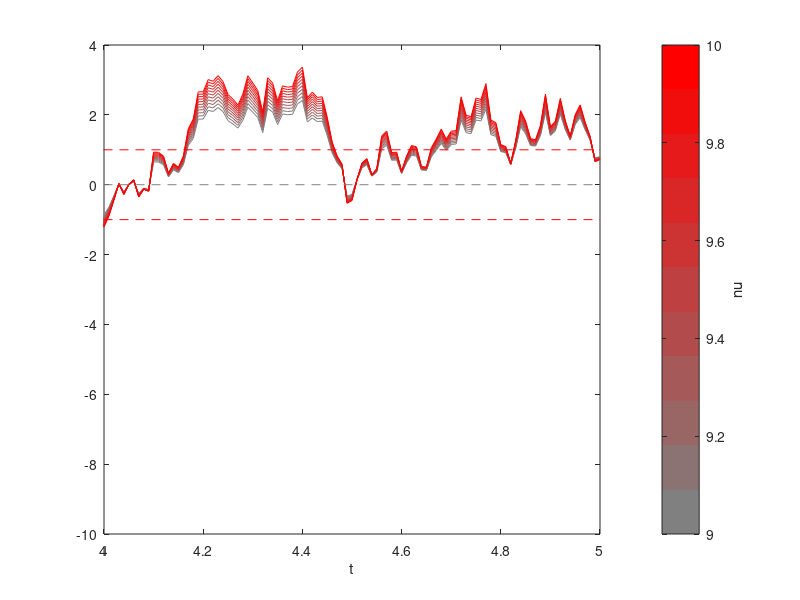

Recreate this plot in MATLAB.
nus = 10:1:20;
T = 5;
dt = 0.01;

for n=1:numel(nus)
% nu = 0.1;
nu =  nus(n);
u = @(x,t) (tanh(x ./ (nu*(T-t))) - x) ./ (T-t);
rng(1)
x = 0;
ts = 0:dt:T;

xhist = zeros(1, numel(ts));
uhist = NaN(1, numel(ts));

for i=1:numel(ts)    
    t = ts(i);
    xhist(i) = x;
    uhist(i) = u(x,t);
    
    dxi = randn(1) * sqrt(nu*dt);
    x = x + uhist(i)*dt + dxi;
end

% plot(ts, xhist, ts, uhist)
nuspread = 2*(max(nus) - min(nus));
color = @(i) [0.5+(i-min(nus))/nuspread, 0.5-(i-min(nus))/nuspread, 0.5-(i-min(nus))/nuspread];


plot(ts, xhist, 'Color', color(nu))
hold on

% hold off
% legend('x', 'zero axis', 'targets', 'Location', 'southwest')
% title(strcat({'Optimal Control, nu='},num2str(nu), {', T='},num2str(T)))
end

cmap = reshape(color(nus), [numel(nus) 3]);
colormap(cmap);
cbh = colorbar();
set(cbh, 'YTickLabel', char(arrayfun(@num2str, get(cbh, 'YTick') + min(nus)-1, 'UniformOutput', false)));
ylabel(cbh, 'nu')

plot([0 T], [0 0], '--', 'Color', [0.5 0.5 0.5])
plot([0 T], [1 1], '--', 'Color', [1 0 0])
plot([0 T], [-1 -1], '--', 'Color', [1 0 0])
xlabel('t')

xlim([4 T]);
